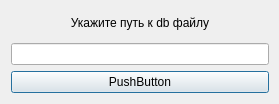
<?xml version="1.0" encoding="UTF-8"?>
<ui version="4.0">
 <class>Dialog</class>
 <widget class="QDialog" name="Dialog">
  <property name="geometry">
   <rect>
    <x>0</x>
    <y>0</y>
    <width>279</width>
    <height>104</height>
   </rect>
  </property>
  <property name="windowTitle">
   <string>Dialog</string>
  </property>
  <widget class="QWidget" name="layoutWidget">
   <property name="geometry">
    <rect>
     <x>11</x>
     <y>10</y>
     <width>258</width>
     <height>83</height>
    </rect>
   </property>
   <layout class="QGridLayout" name="gridLayout">
    <item row="0" column="0">
     <widget class="QLabel" name="label">
      <property name="text">
       <string>&lt;html&gt;&lt;head/&gt;&lt;body&gt;&lt;p align=&quot;center&quot;&gt;Укажите путь к db файлу&lt;/p&gt;&lt;/body&gt;&lt;/html&gt;</string>
      </property>
     </widget>
    </item>
    <item row="2" column="0">
     <widget class="QPushButton" name="pushButton">
      <property name="text">
       <string>PushButton</string>
      </property>
     </widget>
    </item>
    <item row="1" column="0">
     <widget class="QLineEdit" name="lineEdit"/>
    </item>
   </layout>
  </widget>
 </widget>
 <resources/>
 <connections>
  <connection>
   <sender>pushButton</sender>
   <signal>clicked()</signal>
   <receiver>Dialog</receiver>
   <slot>load_slot()</slot>
   <hints>
    <hint type="sourcelabel">
     <x>170</x>
     <y>77</y>
    </hint>
    <hint type="destinationlabel">
     <x>272</x>
     <y>81</y>
    </hint>
   </hints>
  </connection>
  <connection>
   <sender>lineEdit</sender>
   <signal>textChanged(QString)</signal>
   <receiver>Dialog</receiver>
   <slot>set_text_slot()</slot>
   <hints>
    <hint type="sourcelabel">
     <x>243</x>
     <y>48</y>
    </hint>
    <hint type="destinationlabel">
     <x>256</x>
     <y>2</y>
    </hint>
   </hints>
  </connection>
 </connections>
 <slots>
  <slot>load_slot()</slot>
  <slot>set_text_slot()</slot>
 </slots>
</ui>
